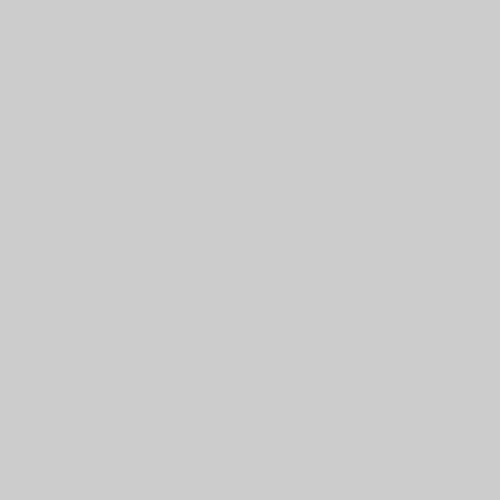
Frame 1 (no input)
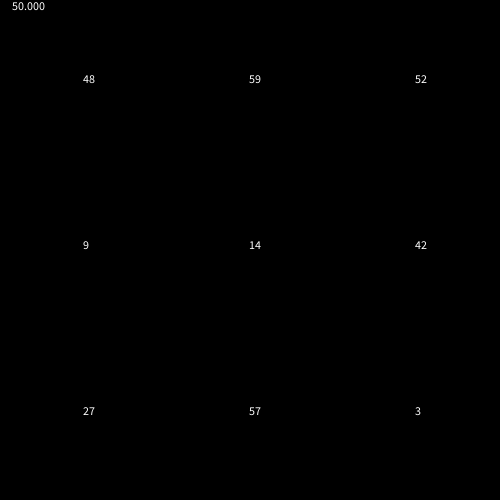
Frame 60 (the mouse pressed at the canvas centre just before this capture)
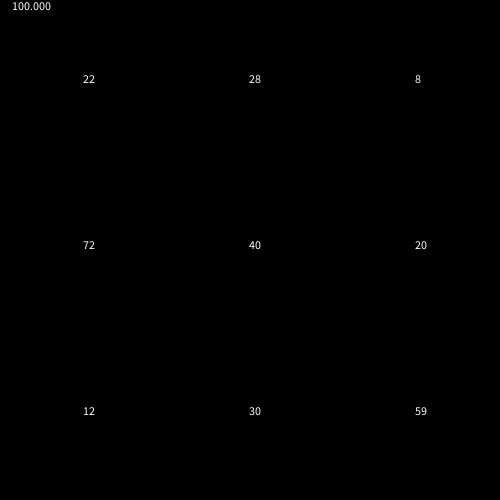
Frame 120 (the mouse held since frame 60 and released just before this capture)

The Processing sketch that drew these frames (run headless with seeded random() and noise(); from frame 60 on, the mouse is pressed at the canvas centre):

// Processing sketch: perfectsquares
// ── perfectsquares.pde
class SQ {
  int[][] a = {{0, 0, 0}, {0, 0, 0}, {0, 0, 0}};

  SQ () {
    for (int[] l1 : a) {
      for (int i = 0; i < l1.length; i += 1) {
        l1[i] = (int) random(1, 99);
      }
    }
  }
  void draw() {
    float tw = width / 3;
    float th = height / 3;
    for (int i = 0; i < a.length; i++) {

      for (int j = 0; j < a[i].length; j += 1) {
        float x = (tw * j) + (tw / 2);
        float y = (th * i) + (th / 2);
        text(a[i][j], x, y);
      }
    }
  }

  boolean isPerfect() {
    boolean returnValue = true;

    int [] sum = new int[8];

    for (int i = 0; i < a.length; i += 1) {
      for (int j = 0; j < a[i].length; j += 1) {
        sum[i] += a[i][j];
      }
      sum[i + 3] = a[0][i] + a[1][i] + a[2][i];
    }

    sum[sum.length - 2] = a[0][0] + a[1][1] + a[2][2];
    sum[sum.length - 1] = a[2][0] + a[1][1] + a[0][2];
    //println();
    //for (int i : sum) {
    //  print("\t" + i);
    //}

    for (int i = 1; i < sum.length; i += 1) {
      if (sum[i] != sum[i - 1]) {
        returnValue = false;
      }
    }
    return returnValue;
  }
}

SQ sq;
long frames = 0;
void setup() {
  size(500, 500);
  //int maxAttempts = 1000000;
  //int i = 0;
  //while (true) {
  //  if (i % 10000 == 0) {
  //    println(i);
  //  }
  //  sq = new SQ();

  //  if (sq.isPerfect()) {
  //    sq.draw();
  //    println();
  //    break;
  //  }
  //}
}

void draw() {

  sq = new SQ();

  if (sq.isPerfect()) {
    background(0);
    sq.draw();
    text(frameCount, 10, 10);
    println("done!");
    stop();
  } else {

    if (frameCount % 25 == 0) {
      frames = frameCount;

      background(0);
      sq.draw();
      text(frames, 10, 10);
    }
  }
}
